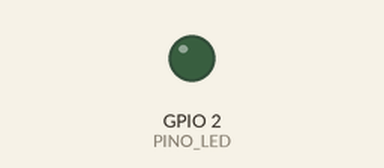
Bench run of a sketch on a simulated ESP32. On the bench: output pins drawn as LEDs (lit = HIGH). WiFi joins after 1.5 s; servers stay silent unless stated; no MQTT or app messages arrive unless stated; what the sketch prints to the serial monitor is not drawn.

Above: at 0.1 s.
At 5.1 s:
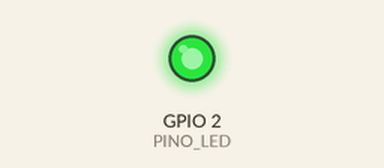
Timing chart, 0 to 6.6 s (numbered marks = the images above):
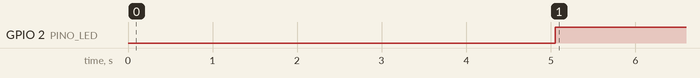

The sketch:

sketch.ino
```cpp
// Aula 08: o rastreador da Cerradinho mede o RSSI em dBm e publica por MQTT.
// A cada INTERVALO_MS: lê WiFi.RSSI(), converte para mW, imprime na serial e
// publica um JSON no tópico PREFIXO_TOPICO/<dupla>/<dispositivo>/rssi.
// O status online/offline fica retido no broker; o offline é a mensagem de
// testamento (Last Will and Testament, LWT), que o broker publica sozinho quando
// o rastreador some (o elevador da ponderada).
// No Wokwi a rede é a Wokwi-GUEST; na bancada, troque SIMULADOR para 0 e crie o
// secrets.h com a rede da sala (ele fica fora do repositório).
#include <WiFi.h>
#include <PubSubClient.h>
#include <math.h>

#define SIMULADOR 1                            // 1 no Wokwi, 0 na bancada com o ESP32 do kit
#if __has_include("secrets.h")
#include "secrets.h"                           // #define REDE_SALA e SENHA_SALA; arquivo ignorado no versionamento
#else
#define REDE_SALA "nome-da-rede"               // placeholder: a rede real vai no secrets.h
#define SENHA_SALA "senha-da-rede"
#endif

const char* BROKER = "broker.hivemq.com";      // broker público (P7: broker de sala não definido)
const int PORTA = 1883;
const char* PREFIXO_TOPICO = "inteli-m04/t24";
const char* ID_DUPLA = "dupla00";              // troque pelo identificador da sua dupla
const char* ID_DISPOSITIVO = "DV-01";
const unsigned long INTERVALO_MS = 2000;       // decisão humana: na Cerradinho o TAPI pede semanal
const int PINO_LED = 2;                        // aceso enquanto o MQTT está conectado

WiFiClient rede;
PubSubClient mqtt(rede);
char topicoRssi[96];
char topicoStatus[96];
unsigned long ultimoEnvioMs = 0;
unsigned long ultimaTentativaMs = 0;
unsigned long sequencia = 0;

void conectarWiFi() {
#if SIMULADOR
  WiFi.begin("Wokwi-GUEST", "", 6);            // canal 6 pula a busca de redes no Wokwi
#else
  WiFi.begin(REDE_SALA, SENHA_SALA);
#endif
  Serial.print("Conectando ao Wi-Fi");
  while (WiFi.status() != WL_CONNECTED) {
    delay(250);
    Serial.print(".");
  }
  Serial.println(" conectado.");
}

void conectarMqtt() {
  // Id fixo por dupla e rastreador: ao reconectar, o broker derruba a sessão
  // antiga com o mesmo id antes de aceitar a nova, e o "online" desta sessão
  // chega depois do testamento da anterior.
  char idCliente[48];
  snprintf(idCliente, sizeof(idCliente), "m04-%s-%s", ID_DUPLA, ID_DISPOSITIVO);
  // Testamento: QoS 1 e retido, para o painel saber que o rastreador sumiu.
  if (mqtt.connect(idCliente, topicoStatus, 1, true, "offline")) {
    mqtt.publish(topicoStatus, "online", true);
    Serial.print("MQTT conectado. Publicando em ");
    Serial.println(topicoRssi);
  } else {
    Serial.print("MQTT falhou, estado ");
    Serial.println(mqtt.state());
  }
}

void setup() {
  Serial.begin(115200);
  pinMode(PINO_LED, OUTPUT);
  snprintf(topicoRssi, sizeof(topicoRssi), "%s/%s/%s/rssi", PREFIXO_TOPICO, ID_DUPLA, ID_DISPOSITIVO);
  snprintf(topicoStatus, sizeof(topicoStatus), "%s/%s/%s/status", PREFIXO_TOPICO, ID_DUPLA, ID_DISPOSITIVO);
  conectarWiFi();
  mqtt.setServer(BROKER, PORTA);
  mqtt.setKeepAlive(5);                         // o broker publica o testamento após 1,5 × 5 = 7,5 s sem pacote
}

void loop() {
  if (!mqtt.connected() && millis() - ultimaTentativaMs >= 5000) {
    ultimaTentativaMs = millis();
    if (WiFi.status() == WL_CONNECTED) conectarMqtt();
    else Serial.println("Sem Wi-Fi: leitura não enviada.");
  }
  mqtt.loop();
  digitalWrite(PINO_LED, mqtt.connected() ? HIGH : LOW);

  if (millis() - ultimoEnvioMs < INTERVALO_MS) return;
  ultimoEnvioMs = millis();
  if (WiFi.status() != WL_CONNECTED) return;

  long rssi = WiFi.RSSI();                      // dBm da última comunicação com o ponto de acesso
  double miliwatts = pow(10.0, rssi / 10.0);    // dBm = 10 × log10(P / 1 mW)
  sequencia++;
  Serial.printf("RSSI %ld dBm = %.2e mW\n", rssi, miliwatts);

  char json[128];
  snprintf(json, sizeof(json), "{\"dispositivo\":\"%s\",\"seq\":%lu,\"rssi_dbm\":%ld,\"uptime_s\":%lu}",
           ID_DISPOSITIVO, sequencia, rssi, millis() / 1000);
  if (mqtt.connected()) mqtt.publish(topicoRssi, json);
}
```

Measured:
- by itself, GPIO 2 (PINO_LED): LOW → HIGH at 5.1 s
